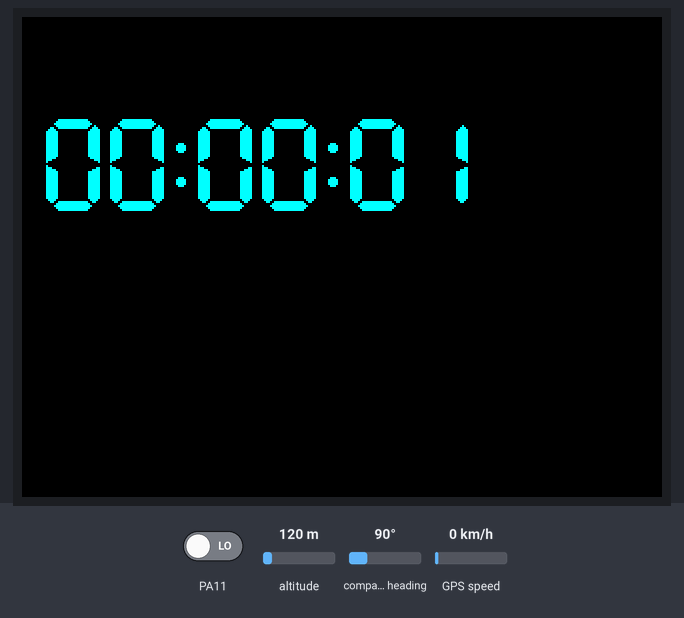
A sketch run on a simulated STM32 Blue Pill. On the bench: 320×240 colour display. The inputs (shaded band) are chosen by the test bench; at power-on: PA11 LOW, altitude 120 m, compass heading 90°, GPS speed 0 km/h. The GPS gets a fix after 3 s at 37.7749, -122.4194 with 8 satellites.

Above: at 1.6 s.
1.7 s: PA11 driven HIGH
At 2.3 s:
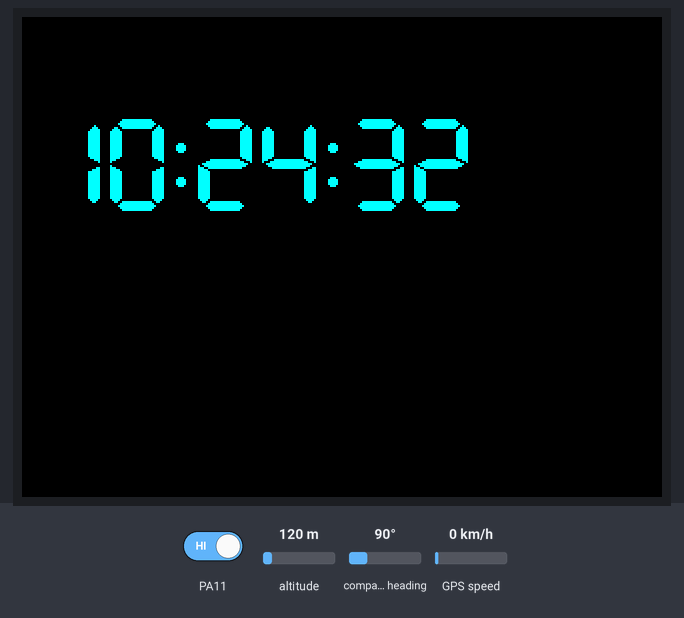
At 3.1 s:
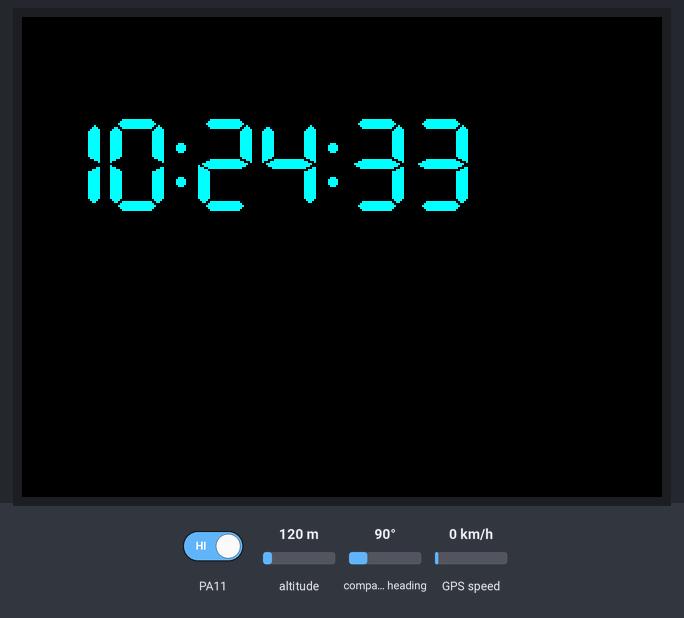
Timing chart, 0 to 4.7 s (numbered marks = the images above; inputs shaded):
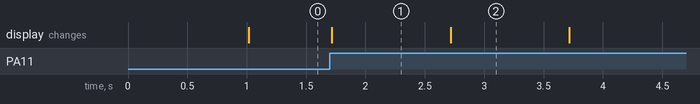

Measured:
- what the display in image 1 shows lasts 1.0 s, from 1.7 s to 2.7 s

The sketch:

GPS_CLOCK_step9.ino
```cpp
// (licence header left out)
#include <TFT_eSPI.h>                              // https://github.com/Bodmer/TFT_eSPI
#include <TimeLib.h>                               // https://github.com/PaulStoffregen/Time
#include <TinyGPS++.h>                             // https://github.com/mikalhart/TinyGPSPlus

#define GPS_PPS               PA11                 // GPS 1PPS signal to hardware interrupt pin
#define TIMECOLOR         TFT_CYAN                 // color of 7-segment time display

TFT_eSPI tft       = TFT_eSPI();                   // display object
TinyGPSPlus gps;                                   // gps object
volatile byte pps  = 0;                            // GPS one-pulse-per-second flag
time_t t           = 0;                            // current system time

void ppsHandler() {                                // 1pps interrupt handler:
  pps=1;                                           // set the flag
}

void syncWithGPS() {                               // set Arduino time from GPS
  if (!gps.time.isValid()) return;                 // continue only if valid data present
  if (gps.time.age()>1000) return;                 // dont use stale data
  int h = gps.time.hour();                         // get hour value
  int m = gps.time.minute();                       // get minute value
  int s = gps.time.second();                       // get second value
  int d = gps.date.day();                          // get day
  int mo= gps.date.month();                        // get month
  int y = gps.date.year();                         // get year
  setTime(h,m,s,d,mo,y);                           // set the system time
  adjustTime(1);                                   // and adjust forward 1 second
}

void syncCheck() {
  if (pps) syncWithGPS();                          // is it time to sync with GPS?
  pps=0;                                           // reset flag, regardless
}

void displayTime() {
  int x=10, y=50, f=7;                             // screen position & font
  tft.setTextColor(TIMECOLOR, TFT_BLACK);          // set time color
  int h=hour(); int m=minute(); int s=second();    // get hours, minutes, and seconds
  if (h<10) x+= tft.drawChar('0',x,y,f);           // leading zero for hours
  x+= tft.drawNumber(h,x,y,f);                     // hours
  x+= tft.drawChar(':',x,y,f);                     // hour:min separator
  if (m<10) x+= tft.drawChar('0',x,y,f);           // leading zero for minutes
  x+= tft.drawNumber(m,x,y,f);                     // show minutes
  x+= tft.drawChar(':',x,y,f);                     // show ":"
  if (s<10) x+= tft.drawChar('0',x,y,f);           // add leading zero if needed
  x+= tft.drawNumber(s,x,y,f);                     // show seconds
}

void updateDisplay() {
  if (t!=now()) {                                  // is it a new second yet?
    t=now();                                       // yes, so remember it
    displayTime();                                 // and display it
  }
}

void feedGPS() {
  if (Serial1.available()) {                       // if a character is ready to read...
    char c = Serial1.read();                       // get the character
    gps.encode(c);                                 // if input is complete, use it
  }
}

void setup() {
  tft.init();
  tft.setRotation(1);                              // portrait screen orientation
  tft.fillScreen(TFT_BLACK);                       // start with blank display
  Serial1.begin(9600);                             // set baud rate of incoming data
  attachInterrupt(digitalPinToInterrupt(           // enable 1pps GPS time sync
    GPS_PPS), ppsHandler, RISING);
}

void loop() {
  feedGPS();
  syncCheck();
  updateDisplay();
}
```
